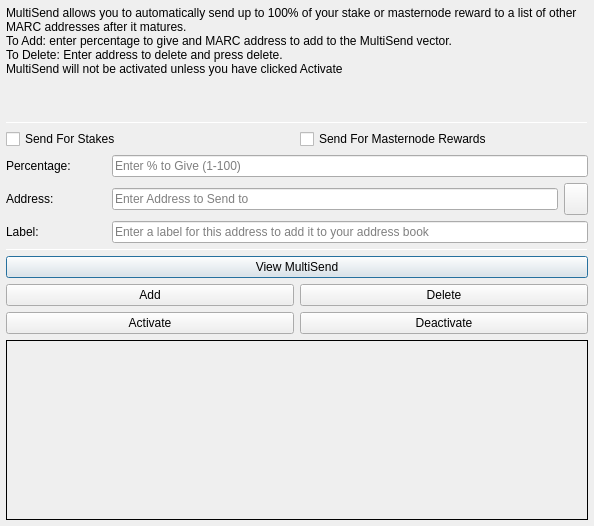
<?xml version="1.0" encoding="UTF-8"?>
<ui version="4.0">
 <class>MultiSendDialog</class>
 <widget class="QDialog" name="MultiSendDialog">
  <property name="windowModality">
   <enum>Qt::NonModal</enum>
  </property>
  <property name="geometry">
   <rect>
    <x>0</x>
    <y>0</y>
    <width>594</width>
    <height>526</height>
   </rect>
  </property>
  <property name="windowTitle">
   <string>MultiSend</string>
  </property>
  <layout class="QVBoxLayout" name="verticalLayout" stretch="0">
   <property name="leftMargin">
    <number>6</number>
   </property>
   <property name="topMargin">
    <number>6</number>
   </property>
   <property name="rightMargin">
    <number>6</number>
   </property>
   <property name="bottomMargin">
    <number>6</number>
   </property>
   <item>
    <layout class="QVBoxLayout" name="verticalLayout_Main" stretch="1,1,1,0,1,1,1">
     <item>
      <widget class="QLabel" name="label_2">
       <property name="lineWidth">
        <number>1</number>
       </property>
       <property name="text">
        <string>MultiSend allows you to automatically send up to 100% of your stake or masternode reward to a list of other MARC addresses after it matures.
To Add: enter percentage to give and MARC address to add to the MultiSend vector.
To Delete: Enter address to delete and press delete.
MultiSend will not be activated unless you have clicked Activate</string>
       </property>
       <property name="alignment">
        <set>Qt::AlignLeading|Qt::AlignLeft|Qt::AlignTop</set>
       </property>
       <property name="wordWrap">
        <bool>true</bool>
       </property>
      </widget>
     </item>
     <item>
      <widget class="Line" name="line">
       <property name="minimumSize">
        <size>
         <width>0</width>
         <height>1</height>
        </size>
       </property>
       <property name="maximumSize">
        <size>
         <width>16777215</width>
         <height>1</height>
        </size>
       </property>
       <property name="orientation">
        <enum>Qt::Horizontal</enum>
       </property>
      </widget>
     </item>
     <item>
      <layout class="QVBoxLayout" name="verticalLayout_Settings">
       <item>
        <layout class="QHBoxLayout" name="horizontalLayout">
         <item>
          <widget class="QCheckBox" name="multiSendStakeCheckBox">
           <property name="text">
            <string>Send For Stakes</string>
           </property>
          </widget>
         </item>
         <item>
          <widget class="QCheckBox" name="multiSendMasternodeCheckBox">
           <property name="text">
            <string>Send For Masternode Rewards</string>
           </property>
          </widget>
         </item>
        </layout>
       </item>
       <item>
        <layout class="QHBoxLayout" name="horizontalLayout_6">
         <item>
          <widget class="QLabel" name="label">
           <property name="minimumSize">
            <size>
             <width>100</width>
             <height>0</height>
            </size>
           </property>
           <property name="toolTip">
            <string>Percentage of stake to send</string>
           </property>
           <property name="text">
            <string>Percentage:</string>
           </property>
          </widget>
         </item>
         <item>
          <widget class="QLineEdit" name="multiSendPercentEdit">
           <property name="toolTip">
            <string>Enter whole numbers 1 - 100</string>
           </property>
           <property name="placeholderText">
            <string>Enter % to Give (1-100)</string>
           </property>
          </widget>
         </item>
        </layout>
       </item>
       <item>
        <layout class="QHBoxLayout" name="horizontalLayout_7">
         <item>
          <widget class="QLabel" name="label_5">
           <property name="minimumSize">
            <size>
             <width>100</width>
             <height>0</height>
            </size>
           </property>
           <property name="toolTip">
            <string>Address to send portion of stake to</string>
           </property>
           <property name="text">
            <string>Address:</string>
           </property>
          </widget>
         </item>
         <item>
          <widget class="QLineEdit" name="multiSendAddressEdit">
           <property name="toolTip">
            <string/>
           </property>
           <property name="placeholderText">
            <string>Enter Address to Send to</string>
           </property>
          </widget>
         </item>
         <item>
          <widget class="QToolButton" name="addressBookButton">
           <property name="maximumSize">
            <size>
             <width>16777215</width>
             <height>32</height>
            </size>
           </property>
           <property name="toolTip">
            <string>Choose an address from the address book</string>
           </property>
           <property name="text">
            <string/>
           </property>
           <property name="icon">
            <iconset resource="../marcoin.qrc">
             <normaloff>:/icons/address-book</normaloff>:/icons/address-book</iconset>
           </property>
           <property name="shortcut">
            <string>Alt+A</string>
           </property>
          </widget>
         </item>
        </layout>
       </item>
      </layout>
     </item>
     <item>
      <layout class="QHBoxLayout" name="horizontalLayout_3">
       <item>
        <widget class="QLabel" name="label_3">
         <property name="minimumSize">
          <size>
           <width>100</width>
           <height>0</height>
          </size>
         </property>
         <property name="text">
          <string>Label:</string>
         </property>
        </widget>
       </item>
       <item>
        <widget class="QLineEdit" name="labelAddressLabelEdit">
         <property name="placeholderText">
          <string>Enter a label for this address to add it to your address book</string>
         </property>
        </widget>
       </item>
      </layout>
     </item>
     <item>
      <widget class="Line" name="line_2">
       <property name="minimumSize">
        <size>
         <width>0</width>
         <height>1</height>
        </size>
       </property>
       <property name="maximumSize">
        <size>
         <width>16777215</width>
         <height>1</height>
        </size>
       </property>
       <property name="orientation">
        <enum>Qt::Horizontal</enum>
       </property>
      </widget>
     </item>
     <item>
      <layout class="QVBoxLayout" name="verticalLayout_Buttons">
       <item>
        <layout class="QHBoxLayout" name="horizontalLayout_4">
         <item>
          <widget class="QPushButton" name="viewButton">
           <property name="toolTip">
            <string/>
           </property>
           <property name="statusTip">
            <string>View MultiSend Vector</string>
           </property>
           <property name="text">
            <string>View MultiSend</string>
           </property>
          </widget>
         </item>
        </layout>
       </item>
       <item>
        <layout class="QHBoxLayout" name="horizontalLayout_2">
         <item>
          <widget class="QPushButton" name="addButton">
           <property name="toolTip">
            <string/>
           </property>
           <property name="statusTip">
            <string>Add to MultiSend Vector</string>
           </property>
           <property name="text">
            <string>Add</string>
           </property>
          </widget>
         </item>
         <item>
          <widget class="QPushButton" name="deleteButton">
           <property name="toolTip">
            <string/>
           </property>
           <property name="statusTip">
            <string>Delete Address From MultiSend Vector</string>
           </property>
           <property name="text">
            <string>Delete</string>
           </property>
          </widget>
         </item>
        </layout>
       </item>
       <item>
        <layout class="QHBoxLayout" name="horizontalLayout_5">
         <item>
          <widget class="QPushButton" name="activateButton">
           <property name="statusTip">
            <string>Activate MultiSend</string>
           </property>
           <property name="text">
            <string>Activate</string>
           </property>
          </widget>
         </item>
         <item>
          <widget class="QPushButton" name="disableButton">
           <property name="statusTip">
            <string>Deactivate MultiSend</string>
           </property>
           <property name="text">
            <string>Deactivate</string>
           </property>
          </widget>
         </item>
        </layout>
       </item>
      </layout>
     </item>
     <item>
      <widget class="QLabel" name="message">
       <property name="minimumSize">
        <size>
         <width>0</width>
         <height>180</height>
        </size>
       </property>
       <property name="frameShape">
        <enum>QFrame::Panel</enum>
       </property>
       <property name="frameShadow">
        <enum>QFrame::Plain</enum>
       </property>
       <property name="lineWidth">
        <number>1</number>
       </property>
       <property name="midLineWidth">
        <number>1</number>
       </property>
       <property name="text">
        <string/>
       </property>
       <property name="alignment">
        <set>Qt::AlignLeading|Qt::AlignLeft|Qt::AlignTop</set>
       </property>
       <property name="wordWrap">
        <bool>true</bool>
       </property>
      </widget>
     </item>
    </layout>
   </item>
  </layout>
 </widget>
 <resources>
  <include location="../marcoin.qrc"/>
 </resources>
 <connections/>
</ui>
